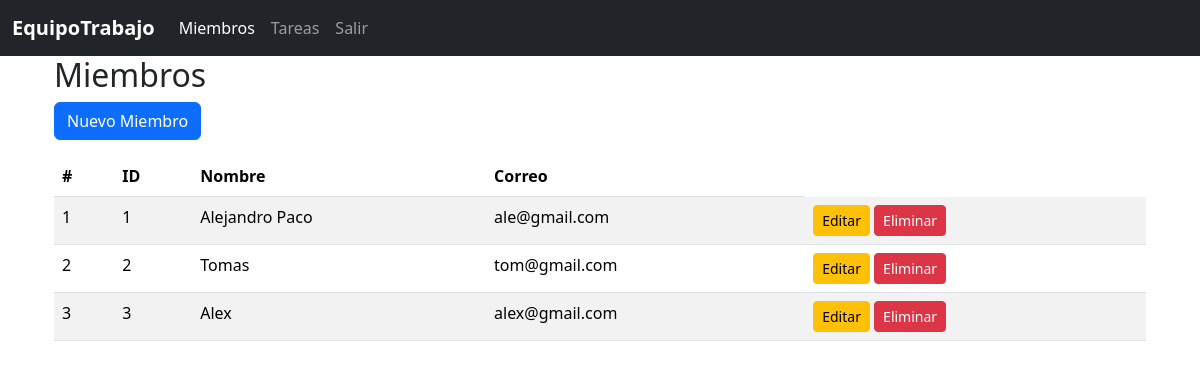
The app's page /miembros/, older data.
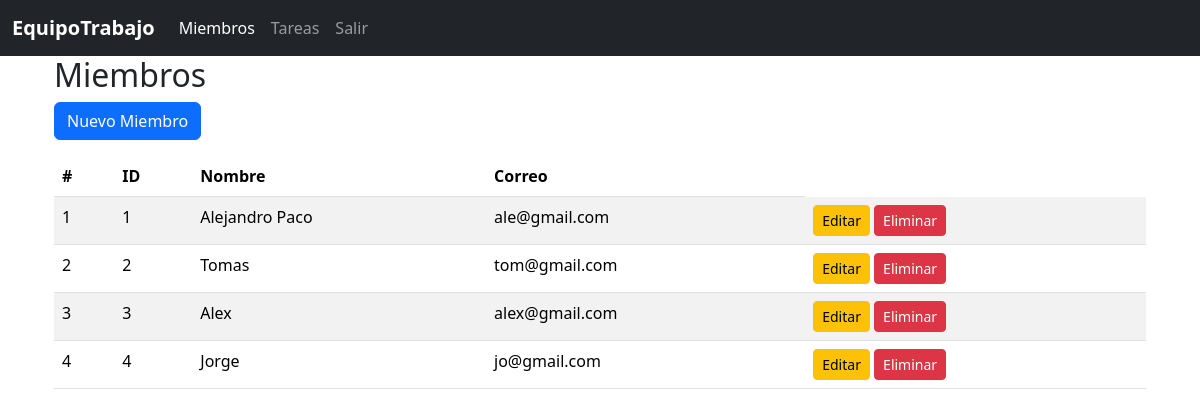
The same page, newer data.
### blueprintapp/miembros/models.py (models this page shows, shortened)
class Miembro(db.Model):
    __tablename__ = "miembros"
    id = db.Column(db.Integer, primary_key=True)
    nombre = db.Column(db.String, nullable=False)
    email = db.Column(db.String, nullable=False)

### blueprintapp/miembros/routes.py (the view)
@bp_miembro.route("/")
def index():
    miembros = Miembro.query.all()
    return render_template('miembro/index.html', miembros=miembros)

### blueprintapp/miembros/templates/miembro/index.html
{% extends 'base.html' %}
{% block content %}
<div class="container">
    <h2>Miembros</h2>
    <a href="{{ url_for('bp_miembro.create') }}" class="btn btn-primary mb-3">Nuevo Miembro</a>
    <table class="table table-striped">
        <thead>
            <tr>
                <th>#</th>
                <th>ID</th>
                <th>Nombre</th>
                <th>Correo</th>
            </tr>
        </thead>
        <tbody>
            {% for miembro in miembros %}
            <tr>
                <td>{{ loop.index }}</td>
                <td>{{ miembro.id }}</td>
                <td>{{ miembro.nombre }}</td>
                <td>{{ miembro.email }}</td>
                <td>
                    <a href="{{ url_for('bp_miembro.edit', id=miembro.id) }}" class="btn btn-sm btn-warning">Editar</a>
                    <a href="{{ url_for('bp_miembro.delete', id=miembro.id) }}" class="btn btn-sm btn-danger" onclick="return confirm('Estás seguro de eliminar ?')">Eliminar</a>
                </td>
            </tr>
            {% endfor %}
        </tbody>
    </table>
</div>
{% endblock %}

### blueprintapp/templates/base.html (shortened to what this page needs)
<!doctype html>
<html lang="es">
<head>
    <link href="https://cdn.jsdelivr.net/npm/bootstrap@5.3.8/dist/css/bootstrap.min.css" rel="stylesheet"
>
</head>
<body>
    <nav class="navbar navbar-expand-lg navbar-dark bg-dark">
        <div class="container-fluid">
            <a class="navbar-brand fw-bold" href="{{ url_for('bp_core.index') }}">
                EquipoTrabajo
            </a>
            <div class="collapse navbar-collapse" id="navbarNav">
                <ul class="navbar-nav">
                    <li class="nav-item">
                        <a class="nav-link {% if request.blueprint == 'bp_miembro' %}active{% endif %} " aria-current="page"  href="{{ url_for('bp_miembro.index' )}}">Miembros</a>
                    </li>
                    <li class="nav-item">
                        <a class="nav-link {% if request.blueprint == 'bp_tarea' %}active {% endif %}" href="{{ url_for('bp_tarea.index') }}">Tareas</a>
                    </li>
                    <li class="nav-item">
                        <a class="nav-link" href="{{ url_for('bp_core.index') }}">Salir</a>
                    </li>
                </ul>
            </div>
        </div>
    </nav>
    <div class="container">
        {% block content %}
        {% endblock %}
    </div>
</body>
</html>

Row changes from the older to the newer data that the page shows:
added Miembro: id "4", nombre "Jorge", email "jo@gmail.com"
